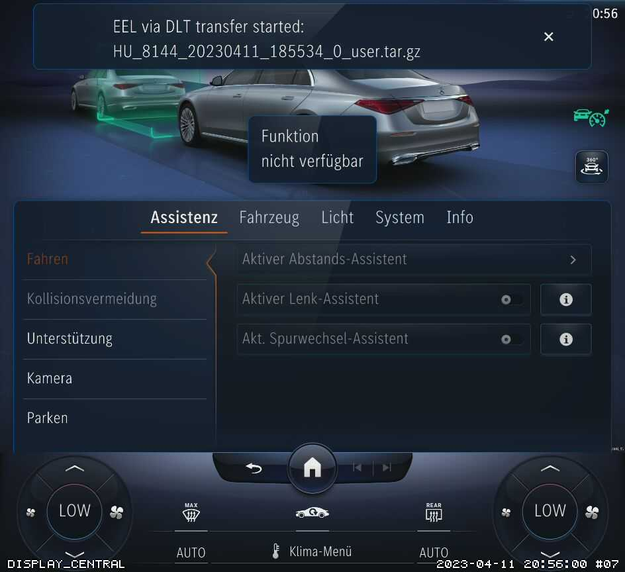
#> input picture resources/screenshots/mb.png, 625 x 572 px, shrunk from 944 x 864 before the run
$ python get_unique_img_coordinates_from_screenshot.py
#> lines starting #> are read from the running program, lines starting #| are printed output that depends on the picture; pictures that were not available may be replaced by others from this repository, and a replacement may not be noted
import cv2


class UniqueImageCoordinates:
    def prepare_image(
            self,
            image_path: str
    ):
#> called with image_path = 'resources/screenshots/mb.png'
        image = cv2.imread(image_path)
#> image is the input picture: shape (572, 625, 3); mean B, G, R 58.5, 45.3, 35.6
        image = cv2.cvtColor(image, cv2.COLOR_BGR2GRAY)
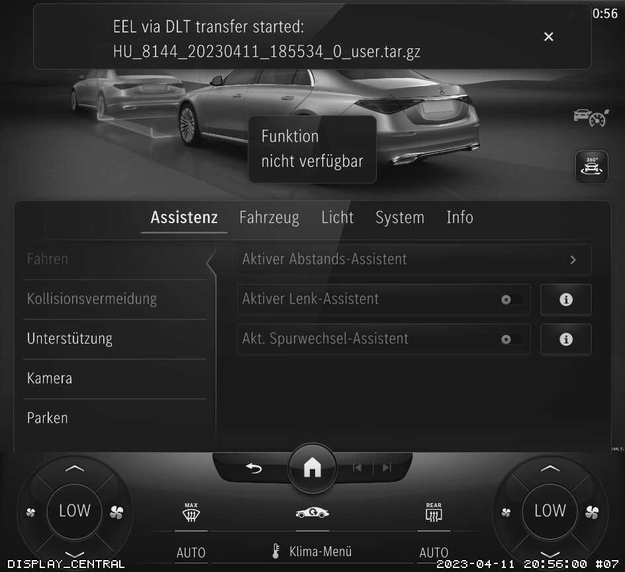
#> image: shape (572, 625); min 0, max 255, mean 43.9
#> call 2 of prepare_image, with image_path = 'resources/scraps/homeButton.png'
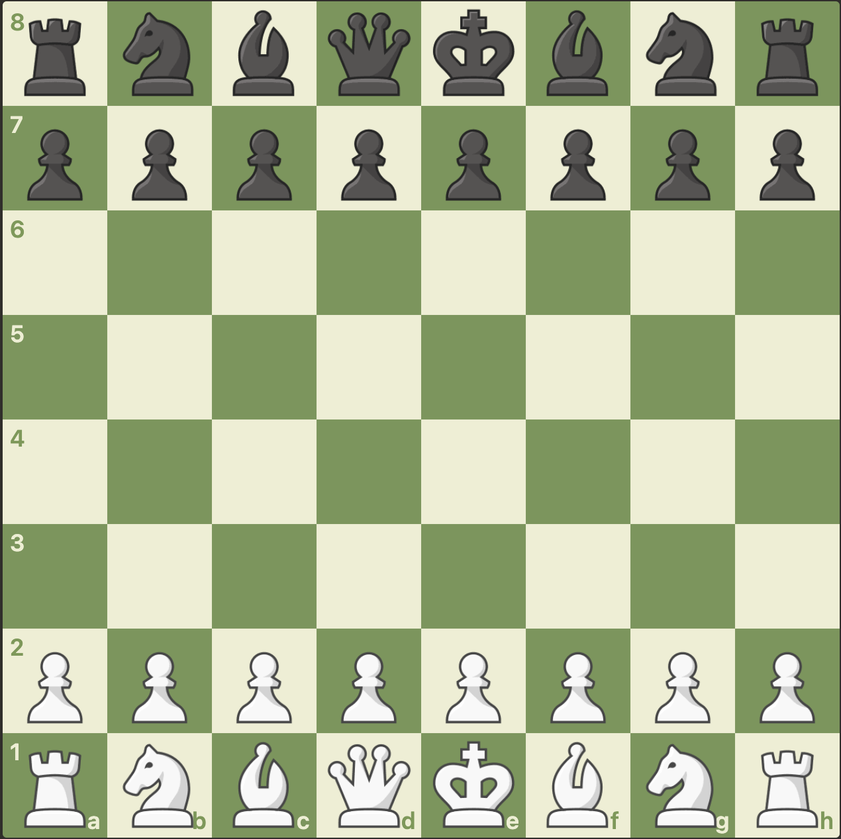
#> input picture resources/screenshots/chess1.png, 841 x 839 px, shrunk from 1270 x 1268 before the run, given in place of homeButton.png, which was not available
#> in prepare_image, image is the input picture: shape (839, 841, 3); mean B, G, R 149.7, 184.3, 173.8
#> in prepare_image (call 2), `image = cv2.cvtColor(image, cv2.COLOR_BGR2GRAY)`:
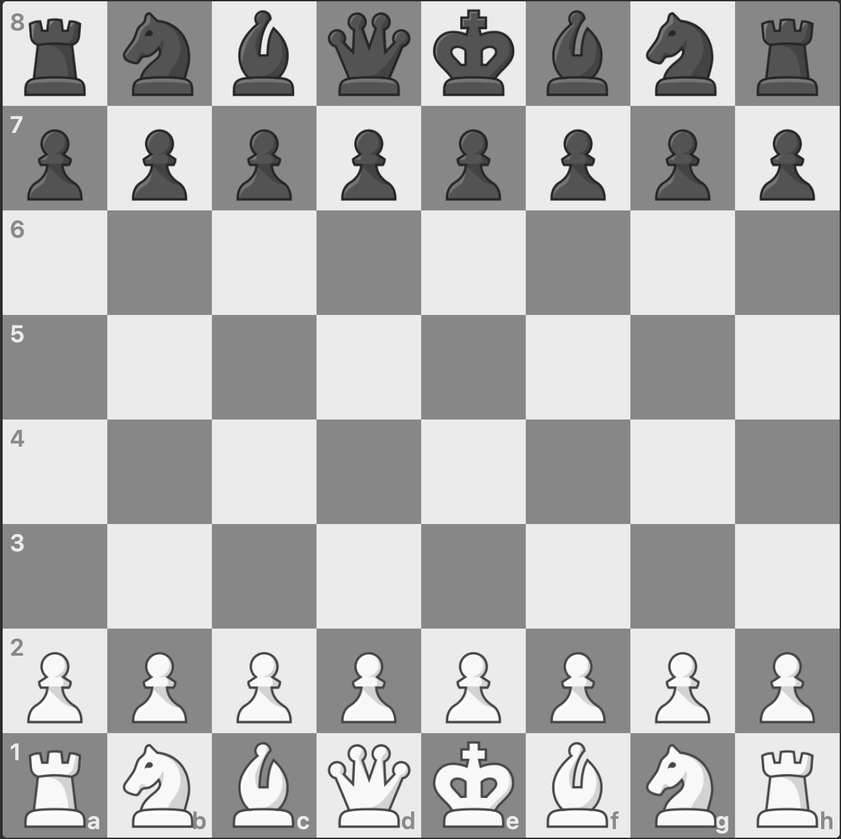
#> image: shape (839, 841); min 19, max 255, mean 177.1
        return image

    def get_center_coordinates(
            self,
            big_image,
            small_image
    ):
        result = cv2.matchTemplate(big_image, small_image, cv2.TM_CCOEFF)
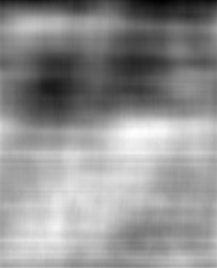
#> result: shape (268, 217) float32; min -61920944, max 24010870, mean -12884805; drawn with min black and max white
        min_val, max_val, min_loc, max_loc = cv2.minMaxLoc(result)
#> min_val = -61920944; max_val = 24010870; min_loc = (162, 0); max_loc = (134, 132)
        height, width = small_image.shape[:2]
#> height = 839; width = 841
        top_left = max_loc
#> top_left = (134, 132)
        width = round(top_left[0] + width/2)
#> width = 554
        height = round(top_left[1] + height/2)
#> height = 552
        return width, height


if __name__ == '__main__':
    unique_img_coordinates = UniqueImageCoordinates()
    big_image_path = 'resources/screenshots/mb.png'
    small_image_path = 'resources/scraps/homeButton.png'  # 1 element
    big_image = unique_img_coordinates.prepare_image(big_image_path)
    small_image = unique_img_coordinates.prepare_image(small_image_path)
    width, height = unique_img_coordinates.get_center_coordinates(
        big_image=big_image,
        small_image=small_image
    )
#> width = 554; height = 552
    print(f'Coordinates of the center: width {width}, height {height}')
#| Coordinates of the center: width 554, height 552
